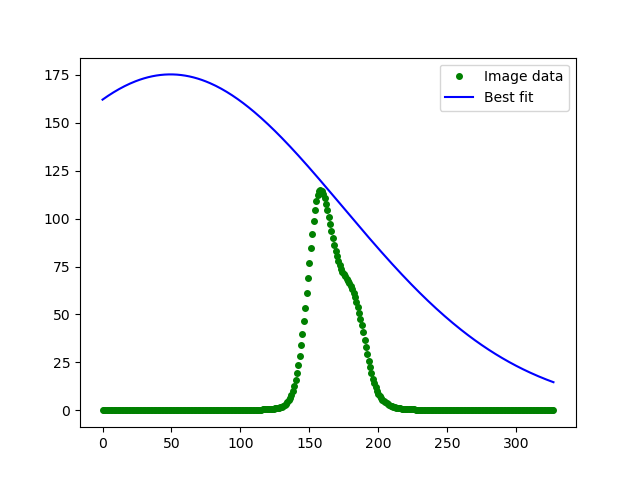

The script that saved this image:
import matplotlib.pyplot as plt
import matplotlib.transforms as transforms
from matplotlib.colors import LogNorm
import numpy as np
import pandas as pd
import statistics
from astropy.utils.data import get_pkg_data_filename
from astropy.visualization import simple_norm
from astropy.io import fits
import glob
#from scipy import stats
from scipy.ndimage import gaussian_filter
from scipy.optimize import curve_fit



#fits.info(image_file)
#print(type(image_data))
#print(fits.info(image_file))
#print(image_data.shape) #Shape of ciber files are is 328 by 328
'''
Step 1: take a look at the images a a whole
Step 2: take the array of images to put through code
Step 3: run each image through Gaussian Guassian_filter
Step 4: find brightest pixel in each images
Step 5: put a red line where the x data points
Step 6: cut the array out of images
Step 7: plot the data
Step 8: fit a gaussian
Step 9: print results of data parameters
Step 10: make an array of the results
Step 11: Plot the results
Step 10:Find the best fit curve image.
'''

'''
Here I am testing code with ONE image fitting a Gaussian function
'''

files = glob.glob('/data/focus_sims/ciber_data/fits_files')
image_hdus = []

# for f in range(5):
og_im = fits.open('/data/focus_sims/ciber_data/fits_files/subgrid_stamp_11.FITS') #%.2d.FITS' % int(f+11))
image_hdus.append(og_im[0].data)
image_data_filt = gaussian_filter(og_im[0].data, 5)
result = np.where(image_data_filt == np.amax(image_data_filt)) #returns indices
x_data = image_data_filt[:,result[0]] #result[0] is the single y data point
ylist = [item for sublist in x_data for item in sublist] #flattens lists to one list
x_array = np.arange(len(x_data)) #numbers from 0 to 327

def gaussian_func(x, amp , mean, std):
    return amp*np.exp(-(x-mean)**2/(2*std**2))

popt, pcov = curve_fit(gaussian_func, x_array, ylist)


plt.figure()
plt.plot(x_array, ylist, 'go', markersize = 4, label = 'Image data')
plt.plot(x_array, gaussian_func(x_array, popt[0], popt[1], popt[2]), 'b', label='Best fit')
plt.legend()
# statistics.stdev(sample)

plt.savefig('/home/time_user/TessC/fits_plots/testing.png') #%.2d.png' % int(f+11))

print("amplitude = ", round(popt[0],2))
print("mean = ", round(popt[1],2))
print("std = ", round(popt[2],2))

'''
Here I am testing code with blob images fitting a Gaussian function in each
# '''
# files = glob.glob('/data/focus_sims/ciber_data/fits_files')
# image_hdus = []
#
# def gaussian_func(x, amp , mean, std):
#     return amp*np.exp(-(x-mean)**2/(2*std**2))
#
# for f in range(5):
#     og_im = fits.open('/data/focus_sims/ciber_data/fits_files/subgrid_stamp_%.2d.FITS' % int(f+11))
#     image_hdus.append(og_im[0].data)
#     image_data_filt = gaussian_filter(og_im[0].data, 5)
#     result = np.where(image_data_filt == np.amax(image_data_filt)) #returns indices
#     x_data = image_data_filt[:,result[0]] #result[0] is the single y data point
#     ylist = [item for sublist in x_data for item in sublist] #flattens lists to one list
#     x_array = np.arange(len(x_data)) #numbers from 0 to 327
#
#     popt, pcov = curve_fit(gaussian_func, x_array, ylist)
#
#     plt.figure()
#     plt.plot(x_array, ylist, 'go', markersize = 4, label = 'Image data')
#     plt.plot(x_array, gaussian_func(x_array, popt[0], popt[1], popt[2]), 'b', label='Best fit')
#     plt.legend()
#     # statistics.stdev(sample)
#     print("For subgrid_stamp_%.2d.png the Statistics are:" % int(f+11))
#     print("amplitude = ", round(popt[0],2))
#     print("mean = ", round(popt[1],2))
#     print("std = ", round(popt[2],2))
#
#     plt.savefig('/home/time_user/TessC/fits_plots/Gauss_plot_stamp_%.2d.png' % int(f+11))
